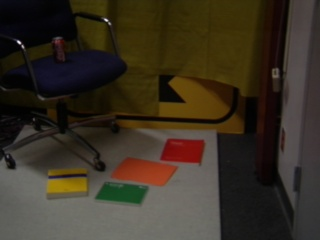
//> input picture branches/sandbox/lis/colorbook/images/ilA.jpg, 320 x 240 px
$ ./draw_histogram ../images/ilA.jpg   (built with g++ and OpenCV 4)
//> lines starting //> are read from the running program, lines starting //| are printed output that depends on the picture; after the words box and inside, x2 and y2 are one past the last pixel; in counts of white or black regions, pixels touching at a corner belong together
#include <opencv2/imgproc/types_c.h>
#include <opencv2/imgproc/imgproc_c.h>
#include <opencv2/highgui/highgui.hpp>

IplImage* DrawHistogram(CvHistogram *hist, float scaleX=1, float scaleY=1) {
  float histMax = 0;
  cvGetMinMaxHistValue(hist, 0, &histMax, 0, 0);
  IplImage* imgHist = cvCreateImage(cvSize(256*scaleX, 64*scaleY), 8 ,1);
  cvZero(imgHist);
  for(int i=0;i<255;i++) {
    float histValue = cvQueryHistValue_1D(hist, i);
    float nextValue = cvQueryHistValue_1D(hist, i+1);

    CvPoint pt1 = cvPoint(i*scaleX, 64*scaleY);
    CvPoint pt2 = cvPoint(i*scaleX+scaleX, 64*scaleY);
    CvPoint pt3 = cvPoint(i*scaleX+scaleX, (64-nextValue*64/histMax)*scaleY);
    CvPoint pt4 = cvPoint(i*scaleX, (64-histValue*64/histMax)*scaleY);

    int numPts = 5;
    CvPoint pts[] = {pt1, pt2, pt3, pt4, pt1};

    cvFillConvexPoly(imgHist, pts, numPts, cvScalar(255));
  }
  return imgHist;
}

int main(int argc, char **argv) {

  char file_in[100] = "images/";
  strcat(file_in, argv[1]);

  IplImage* img = cvLoadImage(file_in);
//> img is the input picture: 240 rows x 320 cols, CV_8UC3; mean B, G, R 35.3, 48.7, 57.5
  int numBins = 256;
  float range[] = {0, 255};
  float *ranges[] = { range };

  CvHistogram *hist = cvCreateHist(1, &numBins, CV_HIST_ARRAY, ranges, 1);
  cvClearHist(hist);

  IplImage* imgRed = cvCreateImage(cvGetSize(img), 8, 1);
  IplImage* imgGreen = cvCreateImage(cvGetSize(img), 8, 1);
  IplImage* imgBlue = cvCreateImage(cvGetSize(img), 8, 1);

  cvSplit(img, imgBlue, imgGreen, imgRed, NULL);
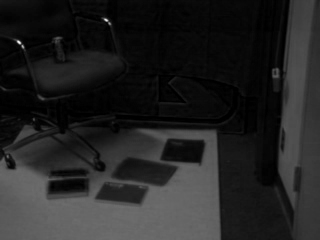
//> imgBlue: 240 rows x 320 cols, CV_8UC1; min 0, max 248, mean 35.3
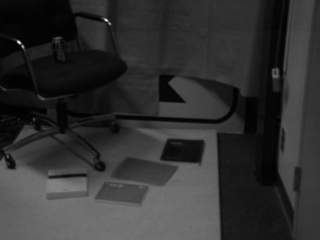
//> imgGreen: 240 rows x 320 cols, CV_8UC1; min 0, max 241, mean 48.7
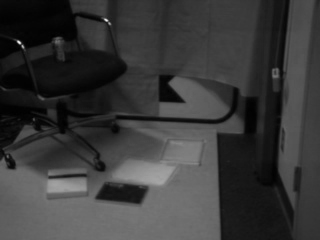
//> imgRed: 240 rows x 320 cols, CV_8UC1; min 0, max 246, mean 57.5
  cvCalcHist(&imgRed, hist, 0, 0);
  IplImage* imgHistRed = DrawHistogram(hist);
//> after the loop in DrawHistogram, `for(int i=0;i<255;i++)`:
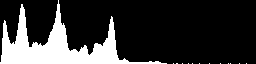
//> imgHist: 64 rows x 256 cols, CV_8UC1; 20.3% white; 13 white regions (12 under 20 px), largest, box (x1, y1, x2, y2) and area: (0, 0, 167, 64) 3312
  cvClearHist(hist);

  cvCalcHist(&imgGreen, hist, 0, 0);
  IplImage* imgHistGreen = DrawHistogram(hist);
//> call 2 of DrawHistogram, with scaleX = 1, scaleY = 1
//> after the loop in DrawHistogram (call 2), `for(int i=0;i<255;i++)`:
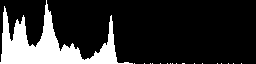
//> imgHist: 64 rows x 256 cols, CV_8UC1; 18.6% white; 18 white regions (17 under 20 px), largest, box (x1, y1, x2, y2) and area: (0, 0, 133, 64) 3025
  cvClearHist(hist);

  cvCalcHist(&imgBlue, hist, 0, 0);
  IplImage* imgHistBlue = DrawHistogram(hist);
//> call 3 of DrawHistogram, with scaleX = 1, scaleY = 1
//> after the loop in DrawHistogram (call 3), `for(int i=0;i<255;i++)`:
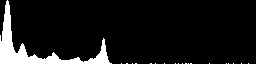
//> imgHist: 64 rows x 256 cols, CV_8UC1; 8.8% white; 20 white regions (19 under 20 px), largest, box (x1, y1, x2, y2) and area: (0, 0, 112, 64) 1417
  cvClearHist(hist);

  cvNamedWindow("Red");
  cvNamedWindow("Green");
  cvNamedWindow("Blue");

  cvShowImage("Red", imgHistRed);
  cvShowImage("Green", imgHistGreen);
  cvShowImage("Blue", imgHistBlue);

  cvWaitKey(0);
  cvReleaseImage(&img);
  cvReleaseImage(&imgRed);
  cvReleaseImage(&imgGreen);
  cvReleaseImage(&imgBlue);
}

$ run again, on branches/sandbox/lis/colorbook/images/ilB_normalized.jpg
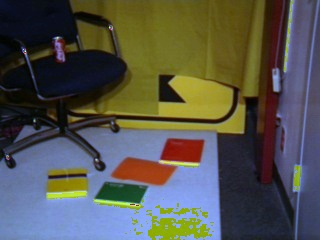
//> input picture branches/sandbox/lis/colorbook/images/ilB_normalized.jpg, 320 x 240 px
//> img is the input picture: 240 rows x 320 cols, CV_8UC3; mean B, G, R 77.5, 84.4, 84.5
//> after the loop in DrawHistogram, `for(int i=0;i<255;i++)`:
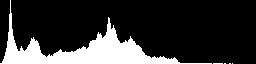
//> imgHist: 64 rows x 256 cols, CV_8UC1; 19.3% white; 5 white regions (4 under 20 px), largest, box (x1, y1, x2, y2) and area: (0, 0, 212, 64) 3153
//> after the loop in DrawHistogram (call 3), `for(int i=0;i<255;i++)`:
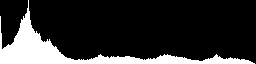
//> imgHist: 64 rows x 256 cols, CV_8UC1; 17.9% white; 1 white region, box (x1, y1, x2, y2) and area: (0, 0, 255, 64) 2931
